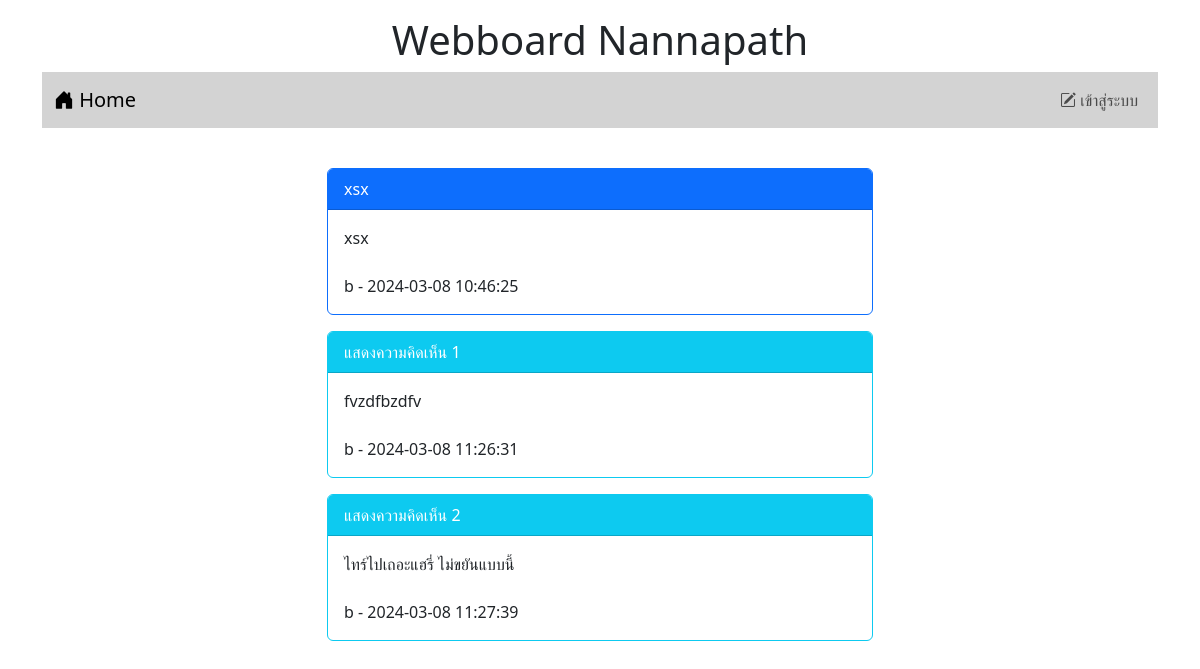
The app's page /post.php?id=5, older data.
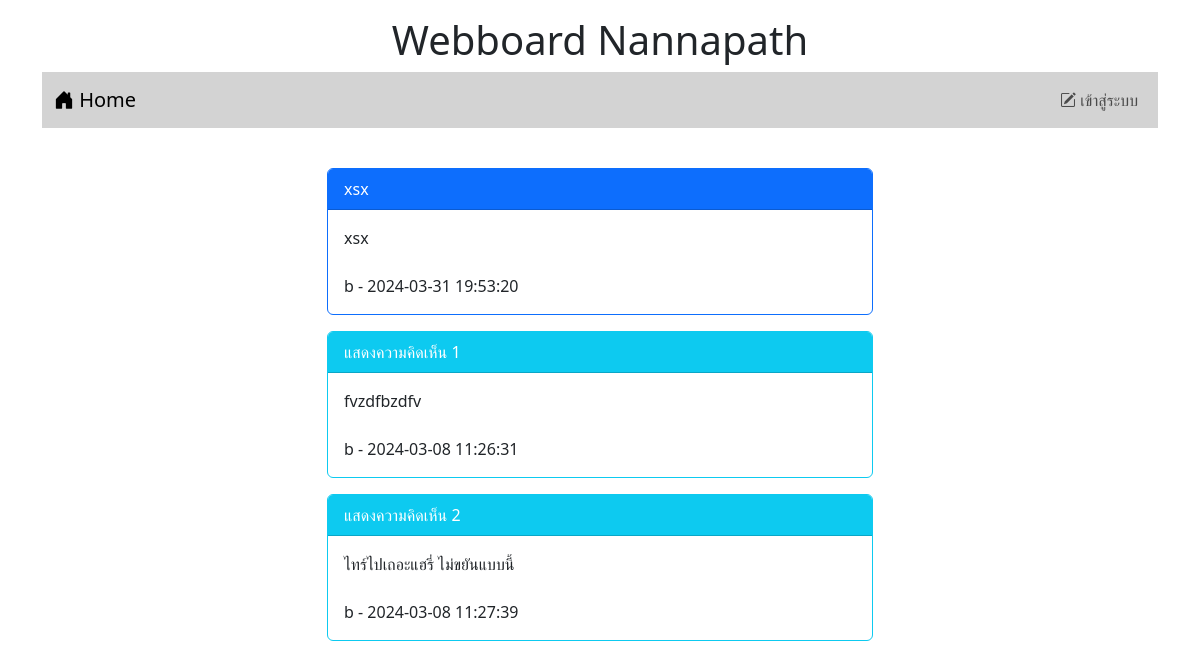
The same page, newer data.
### tables this page shows
CREATE TABLE `post` (
  `id` int(11) NOT NULL,
  `title` varchar(128) NOT NULL,
  `content` varchar(2048) NOT NULL,
  `post_date` datetime NOT NULL,
  `cat_id` int(11) NOT NULL,
  `user_id` int(11) NOT NULL
);

CREATE TABLE `user` (
  `id` int(11) NOT NULL,
  `login` varchar(32) NOT NULL,
  `password` varchar(64) NOT NULL,
  `name` varchar(64) NOT NULL,
  `gender` char(1) NOT NULL,
  `email` varchar(32) NOT NULL,
  `role` char(1) NOT NULL
);

### post.php (the view, shortened to what this page needs)
<!DOCTYPE html>
<html lang="en">
<head>
    <link href="https://cdn.jsdelivr.net/npm/bootstrap@5.3.2/dist/css/bootstrap.min.css" rel="stylesheet">
    <link rel="stylesheet" href="https://cdn.jsdelivr.net/npm/bootstrap-icons@1.11.3/font/bootstrap-icons.min.css">
</head>
<body>
    <div class="container-lg">
        <h1 style="text-align: center;" class="mt-3">Webboard Nannapath</h1>
        <?php
            include "nav.php"
        ?>
        <div class="row mt-4">
            <div class="col-lg-3 col-md-2 col-sm-1"></div>
            <div class="col-lg-6 col-md-8 col-sm-10">
                <?php
                    $conn=new PDO("mysql:host=localhost;dbname=webboard;charset=utf8","root","");
                    $sql="SELECT post.title,post.content,post.post_date,user.login FROM post INNER JOIN user ON (post.user_id=user.id)
                    WHERE post.id=$_GET[id]";
                    $result=$conn->query($sql);
                    while($row=$result->fetch()){
                        echo  "<div class='card  border-primary mt-3'>";
                        echo  "<div class='card-header bg-primary text-white'> $row[0] </div>";
                        echo  "<div class='card-body'>$row[1] <br> <br> $row[3] - $row[2] </div>";
                        echo   "</div>";
                    }
                    $sql="SELECT comment.content,comment.post_date,user.login FROM comment INNER JOIN user ON (comment.user_id=user.id)
                    WHERE comment.post_id=$_GET[id]";
                    $result=$conn->query($sql);
                    $i=1;
                    while($row=$result->fetch()){
                        echo  "<div class='card  border-info  mt-3'>";
                        echo  "<div class='card-header bg-info  text-white'> แสดงความคิดเห็น $i  </div>";
                        echo  "<div class='card-body'>$row[0] <br> <br> $row[2] - $row[1] </div>";
                        echo   "</div>";
                        $i = $i+1;
                    }
                ?>
                <br>
            </div>
            <div class="col-lg-3 col-md-2 col-sm-1 "></div>
        </div>
    </div>
</body>
</html>

Row changes from the older to the newer data that the page shows:
changed post "xsx": post_date "2024-03-08 10:46:25" → "2024-03-31 19:53:20"
